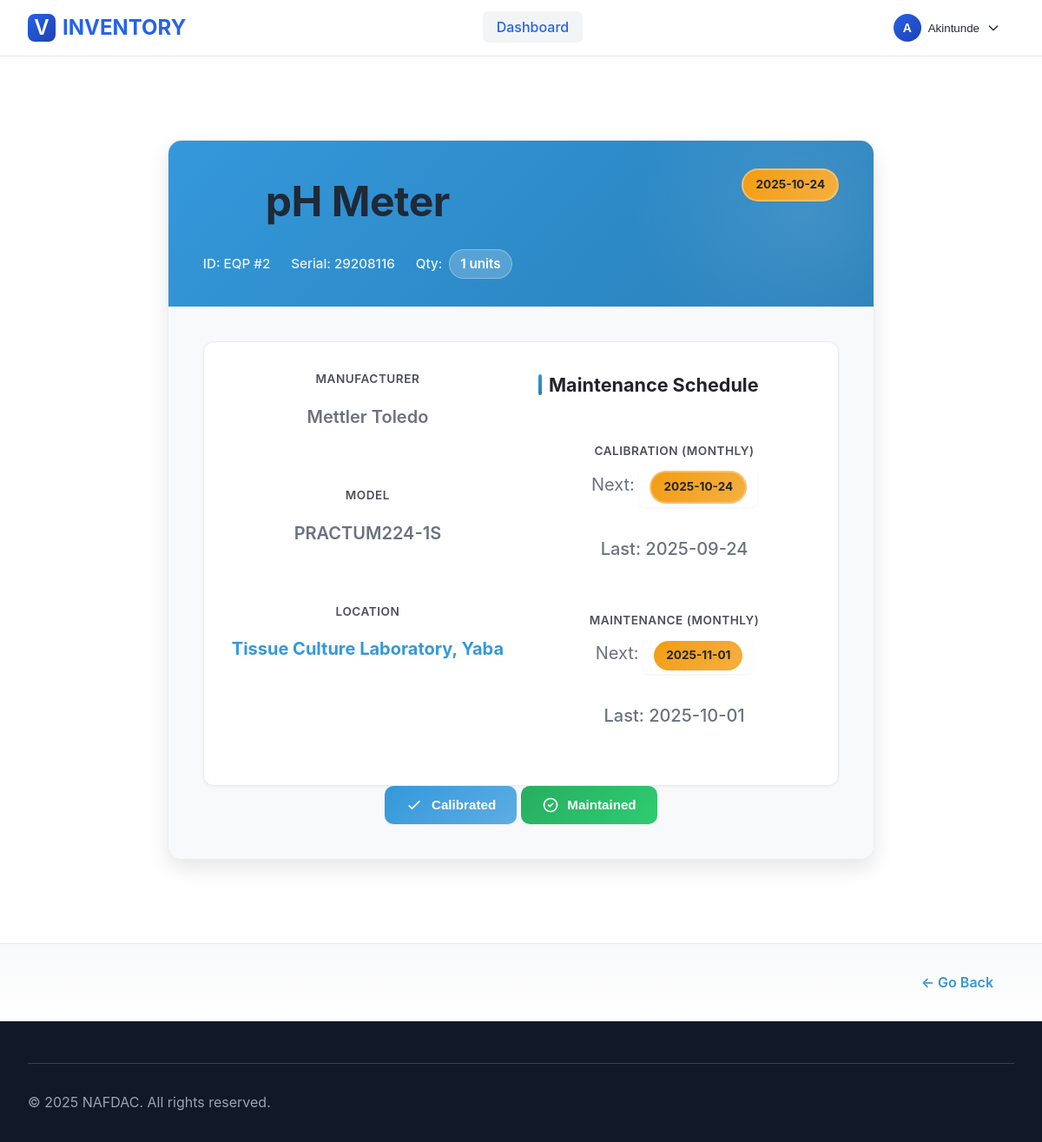
Screenshot of /equipments/2 (signed in) with the database file from the repository.
### models.py (models this page shows, shortened)
class Equipment(db.Model):
    id = db.Column(db.Integer, primary_key=True)
    name = db.Column(db.String(150), nullable=False)
    manufacturer = db.Column(db.String(150))
    model = db.Column(db.String(150))
    serial_number = db.Column(db.String(150))
    new_id_number = db.Column(db.String(150), unique=True)
    unit_id = db.Column(db.Integer, db.ForeignKey('unit.id'), nullable=False)
    unit = db.relationship('Unit', backref=db.backref('equipments', lazy=True))
    calibration_frequency = db.Column(db.String(100), default='Annual')
    calibration_date = db.Column(db.Date)
    next_calibration_date = db.Column(db.Date)
    maintenance_frequency = db.Column(db.String(100), default='Annual')
    maintenance_date = db.Column(db.Date)
    next_maintenance_date = db.Column(db.Date)
    description = db.Column(db.String(500))
    quantity = db.Column(db.Integer, default=1)
    created_at = db.Column(db.DateTime, default=datetime.utcnow)
    @property
    def cal_status(self):
        if not self.next_calibration_date:
            return 'Unknown C'
        today = datetime.utcnow().date()
        days_left = (self.next_calibration_date - today).days
        if days_left < 0:
            return 'Over Due'
        elif days_left <= 30:
            return 'Due Soon'
        else:
            return 'OK'
    @property
    def mnt_status(self):
        if not self.next_maintenance_date:
            return 'Unknown M'
        today = datetime.utcnow().date()
        days_left = (self.next_maintenance_date - today).days
        if days_left < 0:
            return 'Over Due'
        elif days_left <= 30:
            return 'Due Soon'
        else:
            return 'OK'

class Unit(db.Model):
    id = db.Column(db.Integer, primary_key=True)
    name = db.Column(db.String(100), nullable=False, unique=False)
    branch_id = db.Column(db.Integer, db.ForeignKey('branch.id'), nullable=False)
    hou_id = db.Column(db.Integer, db.ForeignKey('user.id'))
    hou = db.relationship('User', foreign_keys=[hou_id], backref=db.backref('headed_units', lazy=True))

class Branch(db.Model):
    id = db.Column(db.Integer, primary_key=True)
    name = db.Column(db.String(50), unique=True, nullable=False)
    address = db.Column(db.String(150), nullable=False)
    created_at = db.Column(db.DateTime, default=datetime.utcnow)
    units = db.relationship('Unit', backref='branch', lazy=True)

### app.py (the view)
@app.route('/equipments/<int:equipment_id>', methods=['GET'])
@login_required
def equipment_page(equipment_id):
    equipment = Equipment.query.get_or_404(equipment_id)
    return render_template('equipment.html', equipment=equipment)

### app.py (called while the page is built)
@app.before_request
def make_session_permanent():
    session.permanent = True

@login_manager.user_loader
def load_user(user_id):
    return db.session.get(User, int(user_id))

@app.context_processor
def inject_user():
    return dict(user=current_user)

### templates/equipment.html (shortened to what this page needs)
{% extends "base.html" %}
{% block head %}
    <link rel="stylesheet" href="{{ url_for('static', filename='css/equipment.css') }}">
{% endblock %}
{% block content %}
<div class="equipment-card">
    <header class="card-header">
        <div>
            <h1 class="equipment-name">{{ equipment.name }}</h1>
            <div class="equipment-meta">
                <span>ID: EQP #{{ equipment.id }}</span>
                <span>Serial: {{ equipment.serial_number }}</span>
                <span>Qty: <span class="quantity-value">{{ equipment.quantity }} units</span></span>
            </div>
        </div>
        <div id="cal_status_badge"></div>
    </header>
    <main class="card-body">
        <div class="details-grid">
            <div class="info-column">
                <div class="info-item">
                    <span class="info-label">Manufacturer</span>
                    <p class="info-value">{{ equipment.manufacturer }}</p>
                </div>
                <div class="info-item">
                    <span class="info-label">Model</span>
                    <p class="info-value">{{ equipment.model }}</p>
                </div>
                <div class="info-item">
                    <span class="info-label">Location</span>
                    <p class="info-value highlight">{{equipment.unit.name}}, {{ equipment.unit.branch.name }}</p>
                </div>
            </div>
            <div class="maintenance-column">
                <h2 class="section-title">Maintenance Schedule</h2>
                <div class="info-item">
                    <span class="info-label">Calibration ({{ equipment.calibration_frequency }})</span>
                    <p class="cal-info-value">
                        Next: <span class="date-value highlight" id="cal_status_display">{{ equipment.next_calibration_date }}</span>
                    </p>
                    <p class="info-meta">Last: {{ equipment.calibration_date }}</p>
                </div>
                <div class="info-item">
                    <span class="info-label">Maintenance ({{ equipment.maintenance_frequency }})</span>
                    <p class="mnt-info-value">
                        Next: <span class="date-value highlight" id="mnt_status_display">{{ equipment.next_maintenance_date }}</span>
                    </p>
                    <p class="info-meta">Last: {{ equipment.maintenance_date }}</p>
                </div>
            </div>
        </div>
    {% if user.roles in ["admin", "hou"] %}
            <button class="action-button action-calibrated" onclick="openCalibrationModal()">
                <svg fill="none" stroke="currentColor" viewBox="0 0 24 24">
                    <path stroke-linecap="round" stroke-linejoin="round" stroke-width="2"
                          d="M5 13l4 4L19 7"></path>
                </svg>
                <span>Calibrated</span>
            </button>
            <button class="action-button action-maintained" onclick="openMaintenanceModal()">
                <svg fill="none" stroke="currentColor" viewBox="0 0 24 24">
                    <path stroke-linecap="round" stroke-linejoin="round" stroke-width="2"
                          d="M9 12l2 2l4-4m6 2a9 9 0 11-18 0a9 9 0 0118 0z"></path>
                </svg>
                <span>Maintained</span>
            </button>
        </div>
    {% endif %}
    </main>
    <footer class="card-footer">
        <a href="{{ request.referrer }}" class="back-link">← Go Back</a>
    </footer>
{% endblock %}

### static/css/base.css (style rules this page uses)
:root { --primary-color: #2563eb; --secondary-color: #1e40af; --text-color: #1f2937; --text-light: #6b7280; --background-color: #ffffff; --border-color: #e5e7eb; --hover-bg: #f3f4f6; --dropdown-bg: #ffffff; --dropdown-shadow: rgba(0, 0, 0, 0.1); --footer-bg: #111827; --footer-text: #d1d5db; --footer-text-light: #9ca3af; }
* { margin: 0; padding: 0; box-sizing: border-box; }
body { font-family: -apple-system, BlinkMacSystemFont, 'Segoe UI', Roboto, Oxygen, Ubuntu, Cantarell, sans-serif; line-height: 1.6; color: var(--text-color); min-height: 100vh; display: flex; flex-direction: column; }
.main-content h1 { font-size: 3rem; margin-bottom: 1rem; color: var(--text-color); }
.main-content p { font-size: 1.25rem; color: var(--text-light); margin-bottom: 2rem; }

### rows the page displays
Equipment: name "pH Meter", id "2", serial_number "29208116", quantity "1", manufacturer "Mettler Toledo", model "PRACTUM224-1S", calibration_frequency "MONTHLY", calibration_date "2025-09-24", maintenance_frequency "MONTHLY", maintenance_date "2025-10-01"
Unit: unit.name "Tissue Culture Laboratory"
Branch: unit.branch.name "Yaba"
